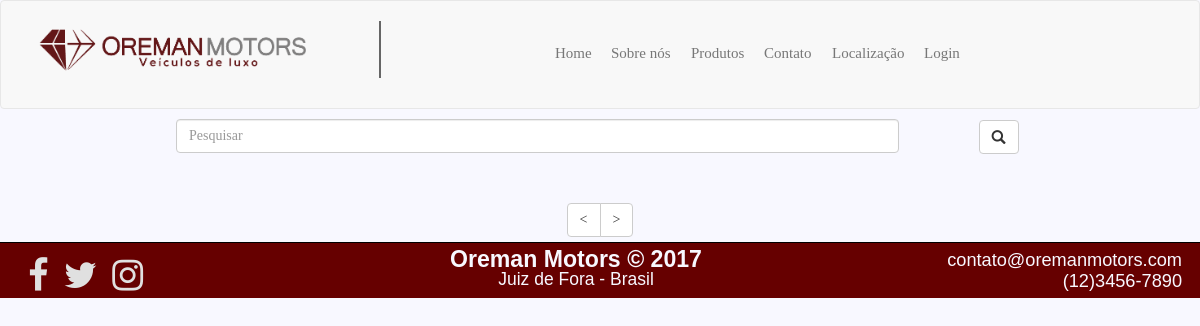
The page /php/pesquisa-produtos.php?prod=teste1 on the database as committed earlier.
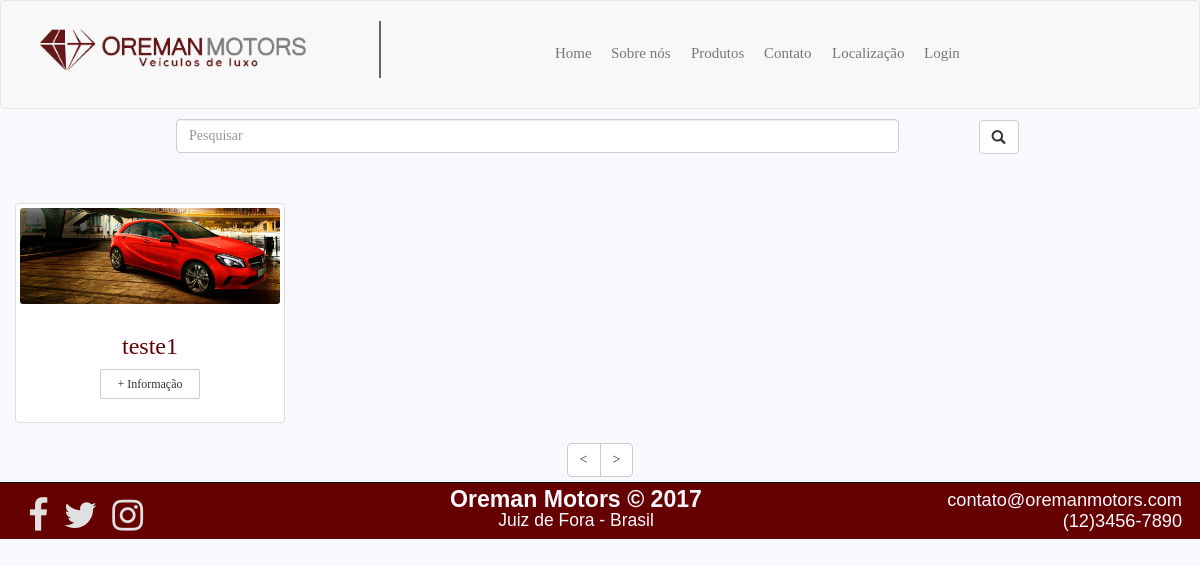
The same page on the database as committed later.
### tables this page shows
CREATE TABLE `produtos` (
  `nome` varchar(20) NOT NULL,
  `descricao` varchar(500) NOT NULL,
  `capa` varchar(700) NOT NULL,
  `preco` decimal(10,2) NOT NULL,
  `categoria` varchar(50) NOT NULL,
  `albumid` int(11) NOT NULL
);

### php/pesquisa-produtos.php (the view, shortened to what this page needs)
<?php
$produto = $_GET["prod"];
if ($_GET["prod"] == '')
	{
		header('location:produtos.php?');
	}
else {
	include("conecta.php");
 ?>
<!DOCTYPE html>
<html class="html-produtos">
	<head>
		<link rel="stylesheet" type="text/css" href="../assets/css/reset.css">
		<link rel="stylesheet" type="text/css" href="../assets/bootstrap/css/bootstrap.min.css">
		<link rel="stylesheet" type="text/css" href="../assets/css/estilos.css">
		<link rel="icon" href="../assets/images/icon.png" type="image/x-icon"/><link rel="stylesheet" href="https://cdnjs.cloudflare.com/ajax/libs/font-awesome/4.7.0/css/font-awesome.min.css">
		 <link rel="stylesheet" href="../assets/css/animate.css">
	</head>
	<body class="body-produtos">
		 <header class="body-menu">
		      <nav  class="navbar navbar-default">
		      	<div  class="container">
			        <div class="navegador-tamanho">
			          <div class="navbar-header">
			           <a href="home.html">
			              <img src="../assets/images/LogoTransparente1.png" class="d-inline-block align-top logo-menu" alt="Oreman motors">
			            </a>
			          </div>
			              <div class="collapse navbar-collapse" id="collapse-navbar">
			              <ul id="menu"  class="nav navbar-nav ">
			                  <li class="nav-item"><a id="let" class="animated  zoomIn" href="home.html" target="_blank">Home</a></li>
			                  <li class="nav-item"><a id="let" class="animated  zoomIn"  href="quem-somos.html" target="_blank">Sobre nós</a></li>
			                  <li class="nav-item"><a id="let" class="animated  zoomIn"  href="produtos.html" target="_blank">Produtos</a></li>
			                  <li class="nav-item"><a id="let" class="animated  zoomIn" href="contato.html" target="_blank">Contato</a></li>
			                  <li class="nav-item"><a id="let" class="animated  zoomIn" href="localizacao.html" target="_blank">Localização</a></li>
			               	  <li class="nav-item"><a id="let" class="animated  zoomIn" href="login.html" target="_blank">Login</a></li>
			              </ul>
			              </div>
			        </div>
		        </div>
		      </nav>
		</header>
			<section  id="teste-js" class="container-fluid ">
				<form class="form-inline formulario-produtos" method="GET" action="pesquisa-produtos.php" >
							<div  class="form-group">
							<input id="pesquisa-produtos" type="text" name="prod" class="form-control" placeholder="Pesquisar">
							</div>
							<div id="bot-enter">
                   		    <button   type="submit" class="btn btn-default glyphicon glyphicon-search"></button>
                   			</div>
					</form>
						<?php
						$itens = mysqli_query($conexao, "SELECT * FROM produtos WHERE nome LIKE '{$produto}' OR descricao LIKE '{$produto}' OR capa LIKE '{$produto}' OR preco LIKE '{$produto}' OR categoria LIKE '{$produto}' ");
						?>
						<div class="row">
						<?php
						$res = mysqli_num_rows($itens);
						if($res !== '')
						{
						while ($tot_itens = mysqli_fetch_array($itens))
						{ ?>
				  				<div class="col-sm-6 col-md-4 col-lg-3">
										<figure class="thumbnail box-produto">
											<img src="<?php echo $tot_itens['capa']; ?>"  class="foto-produtos" alt="Carro preto">
												<figcaption class="caption">
													<h3 class="titulo-h3-produtos"><?php echo $tot_itens['nome'];  ?></h3>
													<p><a href="info.html" target="_blank" class="center-block btn btn-default btn-sm " role="button" id="info-produtos">+ Informação</a></p>
												</figcaption>
										</figure>
								</div>
				  <?php } }
				  			?>
			</section>
			<div align="center" id="NeB">
					<div  class="btn-group" role="group" aria-label="...">
					  <button  type="button" class="btn btn-default"><</button>
					  <button  type="button" class="btn btn-default">></button>
					</div>
			</div>
	</body>
	<div id="body-footer" >
	<div  id="footer-produtos">
	<footer id="footer" >
		<div class="wrapper">
			<div class="footer-inicio">
				<ul class="icones-sociais">
					<li><a class="facebook" href="https://facebook.com/oremanmotors"><i class="fa fa-facebook" aria-hidden="true"></i></a></li>
					<li><a class="twitter" href="https://twitter.com/oremanmotors"><i class="fa fa-twitter" aria-hidden="true"></i></a></li>
					<li><a class="instagram" href="https://twitter.com/oremanmotors"><i class="fa fa-instagram" aria-hidden="true"></i></a></li>
				</ul>
			</div>
			<div class="footer-centro">
				<p class="footer-nome">Oreman Motors &copy; 2017</p>
				<p class="footer-cidade">Juiz de Fora - Brasil</p>
			</div>
			<div class="footer-fim">
				<p class="footer-email">contato@oremanmotors.com</p>
				<p class="footer-telefone">(12)3456-7890</p>
			</div>
		</div>
	</div>
	</div>
</html>
<?php } ?>

### assets/css/estilos.css (style rules this page uses)
figcaption p { font-size: 1.5em; }
.html-produtos,.body-produtos { width: 100%; background-color: #F8F8FF; font-family: playfair display; background-size: 100% auto; height: }
#info-produtos { position: relative; border-radius: 2px; width: 100px; height: 30px; }
.titulo-h3-produtos { text-align: center; color: #660000; }
.foto-produtos { position: relative; border-radius: 3px; width: 100%; height: 80%; }
#pesquisa-produtos { width: 100%; }
#bot-enter { width: 15%; margin-left: 85%; bottom: 50px; position: relative; }
#NeB { margin-bottom: 5px; }
@media (min-width: 768px) { #bot-enter { margin-top: 16px; width: 6%; } }
@media (min-width: 768px) { #pesquisa-produtos { position: relative; margin-top: 10px; margin-left: 111px; } }
@media (min-width: 992px) { #bot-enter { margin-top: 16px; width: 5%; position: relative; right: 33px; } }
@media (min-width: 992px) { #pesquisa-produtos { position: relative; margin-top: 10px; left: 1px; padding-right: 190px; } }
@media (min-width: 1200px) { #bot-enter { margin-top: 16px; width: 3%; position: relative; right: 31px; } }
@media (min-width: 1200px) { #pesquisa-produtos { position: relative; margin-top: 10px; margin-right: 230px; left: 50px; } }
#footer { background-color: #660000; height: 15%; border-top: 1px solid #000; position: relative; font-family: sans-serif; }
.footer-inicio { position: relative; height: 15%; }
.icones-sociais { position: relative; left: -2%; width: 30%; }
.icones-sociais li { position: relative; display: inline-block; margin: .4em; left: 2%; margin-top: 1em; }
.footer-centro p { position: absolute; text-align: center; width: 32%; left: 32%; color: #F8F8FF; }
.footer-nome { top: 0%; font-size: 165%; font-weight: bold; }
.footer-cidade { top: 44%; font-size: 125%; font-weight: lighter; }
.footer-fim p { position: absolute; text-align: right; color: #1c1c1c; width: 25%; left: 73.5%; color: #F8F8FF; font-size: 130%; }
.footer-email { top: 7%; }
.footer-telefone { top: 45%; }
.fa-facebook { font-size:36px !important; color: #e0e0e0; margin-right: 7%; transition: 0.6s ease-in-out; -webkit-transition: 0.6s ease-in-out; -ms-transition: 0.6s ease-in-out; -moz-transition: 0.6s ease-in-out; }
.fa-twitter { font-size:36px !important; color: #e0e0e0; margin-right: 7%; transition: 0.6s ease-in-out; -webkit-transition: 0.6s ease-in-out; -ms-transition: 0.6s ease-in-out; -moz-transition: 0.6s ease-in-out; }
.fa-instagram { font-size:36px !important; color: #e0e0e0; margin-right: 7%; transition: 0.6s ease-in-out; -webkit-transition: 0.6s ease-in-out; -ms-transition: 0.6s ease-in-out; -moz-transition: 0.6s ease-in-out; }
#html-menu, .body-menu { height: 100%; font-family: 'Playfair Display', serif; }
.navbar { position: relative; width: 100%; margin: 0; margin-bottom: 0 !important; }
.logo-menu { border-right: 2px solid #666666; padding-right: 9%; }
#menu { position: relative; margin-left: 45%; bottom: 20px; display: inline-block; }
#let { position: relative; }
@media (min-width: 1200px) { a#let { padding-right: 10px; padding-left: 10px; font-size: 20px; bottom: 10px; } }
@media (min-width: 1200px) { .logo-menu { width: 55%; position: relative; top: 20px; } }
@media (min-width: 1024px)and (max-width: 1200px) { a#let { padding-right: 10px; font-size: 15px; bottom: 10px; } }
@media (min-width: 1024px)and (max-width: 1200px) { .logo-menu { width: 50%; position: relative; top: 20px; } }

Rows that differ between the two databases and show on the page:
added produtos: capa (picture), nome "teste1"
